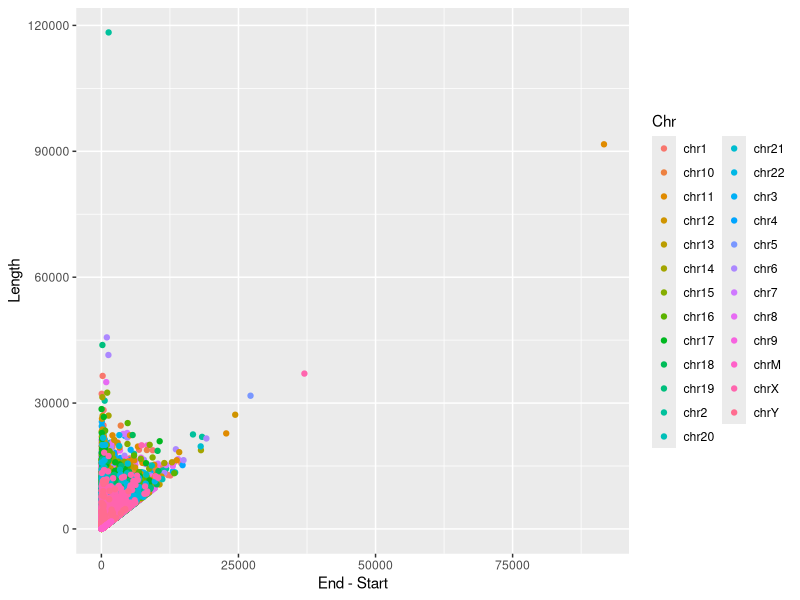
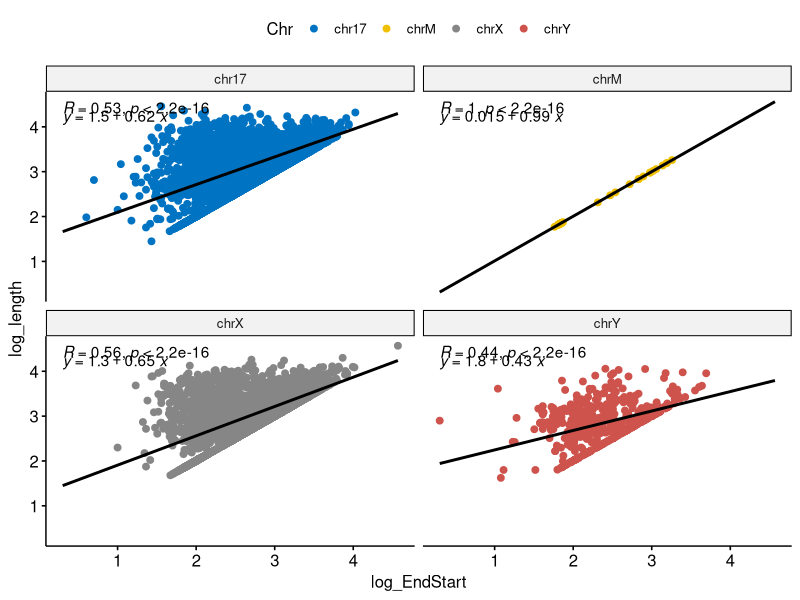
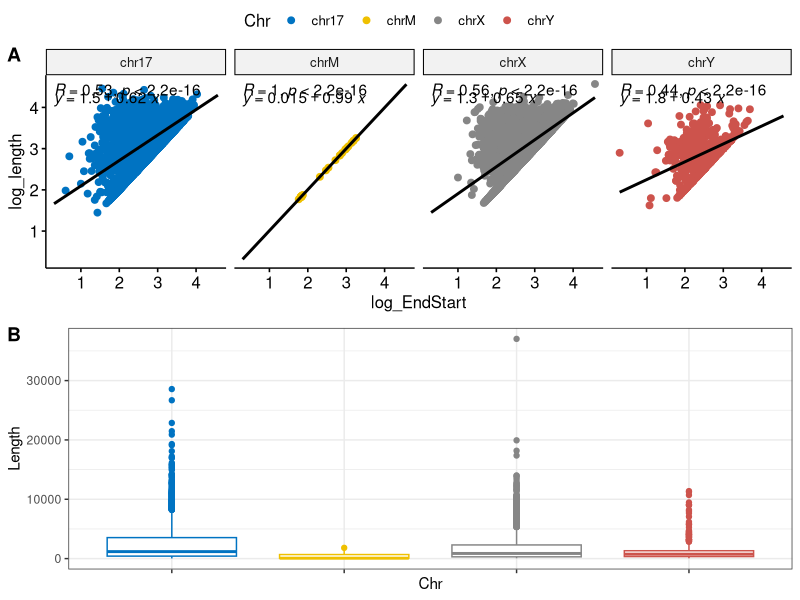
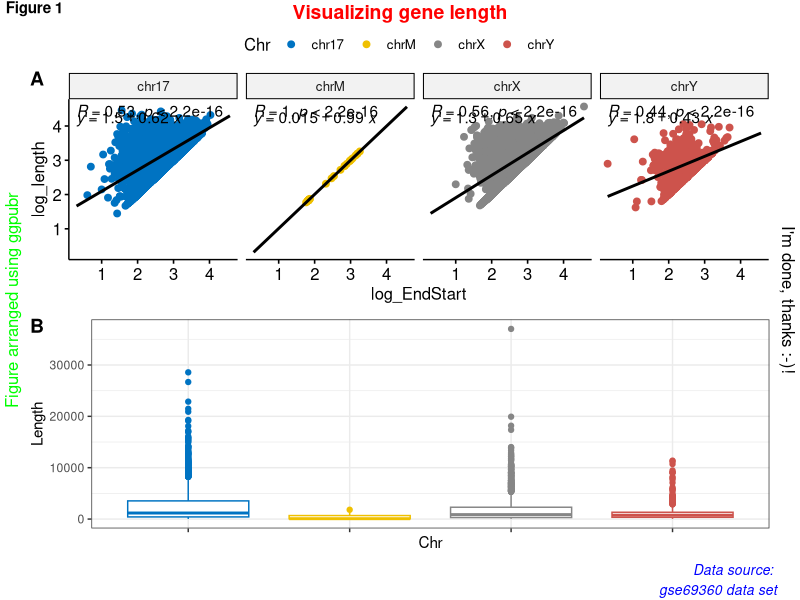
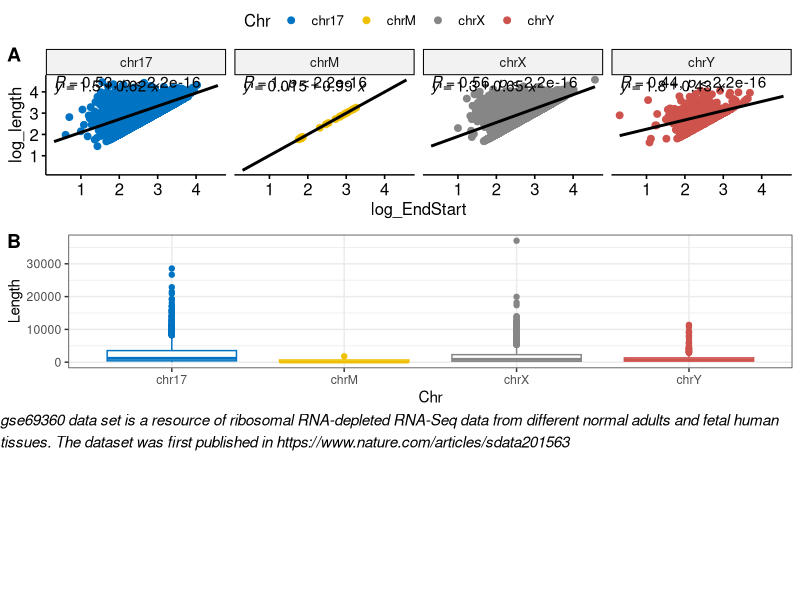
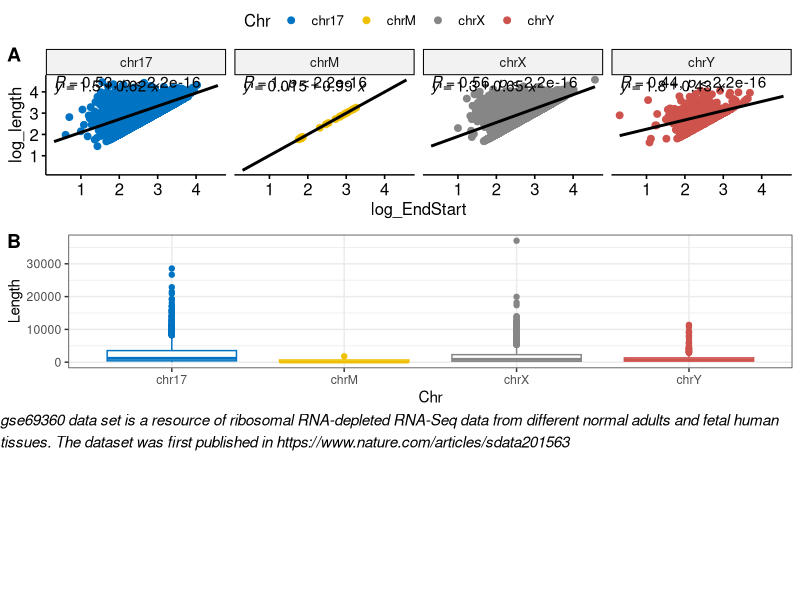

Here is the R script that generated these plots, in order: (Note: this script raises an error after producing the figures.)
## Dataviz2.0 - part4
install.packages("ggsci")
install.packages("tidyverse")
install.packages("ggpubr")
install.packages("ggrepel")
install.packages("cowplot")
install.packages("gridExtra")

library(ggsci)
library(tidyverse)
library(ggpubr)
library(ggrepel)
library(cowplot)
library(gridExtra)

#Create the data
#We'll use the plots you've already created in part3: box1, ml_scatter, scatter2

## Data Import
gene_loc <- read.table("GSE69360.gene-locations.txt",
                       header = T)

## Plotting the data
scatter <- ggplot(gene_loc, aes(x=End-Start, y=Length, group=Chr, color=Chr)) +
  geom_point()
scatter

### It is hard to visualize the entire data.
### Let's pretend we are only interested in a small set of chromosomes.
### Let's subset the data and add a few variables!

target <- c("chrX", "chrY", "chrM", "chr17")
gene_loc2 <- filter(gene_loc, Chr %in% target)

log_EndStart <- log10(gene_loc2$End-gene_loc2$Start)
log_length <- log10(gene_loc2$Length)
gene_loc2$log_length <- log_length
gene_loc2$log_EndStart <- log_EndStart
head(gene_loc2)

###################################################

##Combine boxplot and regression plot previously created
### Boxplot
box1 <- ggplot(gene_loc2, aes(x = Chr, y = Length,
                              group=Chr, color=Chr)) +
  geom_boxplot() +
  xlab("Chr")+
  theme_bw()

box1 <- box1 + scale_color_jco()+
  theme(legend.position = "none")                 # remove legend
#box1 + scale_fill_discrete(name = "Chromosome")  #rename legend

## Scatterplot + regression line
ml_scatter <- ggscatter(gene_loc2, x = "log_EndStart", y = "log_length",
                        color = "Chr", palette = "jco",
                        add = "reg.line", add.params = list(color = "black"),    # customize regression line
                        fullrange = TRUE) +
  facet_wrap(~Chr) +
  stat_cor(label.y = 4.4) +
  stat_regline_equation(label.y = 4.2)
ml_scatter

# arrange facet grid as 1x4
ml_scatter <- ml_scatter + facet_grid(cols = vars(Chr))

#Arranging boxplot and scatterplot on one page
## we’ll use the function ggarrange()[in ggpubr], which is a wrapper around the function plot_grid() [in cowplot package].
## Compared to the standard function plot_grid(), ggarange() can arrange multiple ggplots over multiple pages.
## use either

fig <- ggarrange(ml_scatter, box1 + rremove ("x.text"),
                  labels = c("A", "B"),
                  ncol =1, nrow = 2,
                 common.legend = TRUE)
fig


#Annotate the arranged figure

annotate_figure(fig,
                             top = text_grob("Visualizing gene length", color = "red", face = "bold", size = 14),  #grob -- graphical object
                             bottom = text_grob("Data source: \n gse69360 data set", color = "blue",         #customize text
                                                hjust = 1, x = 1, face = "italic", size = 10),             # horizontal justification: 0= left align, 1= right align
                             left = text_grob("Figure arranged using ggpubr", color = "green", rot = 90),   # rot = angle to rotate the text
                             right = "I'm done, thanks :-)!",
                             fig.lab = "Figure 1", fig.lab.face = "bold"
)


#Adding descriptive text
#Text to be added
text <- paste("gse69360 data set is a resource of ribosomal",
              "RNA-depleted RNA-Seq data from different normal",
              "adults and fetal human tissues. The dataset was first",
              "published in https://www.nature.com/articles/sdata201563", sep = " ")
text.p <- ggparagraph(text = text, face = "italic", size = 11, color = "black")

final_plt <- ggarrange(ml_scatter, box1, text.p + rremove ("x.text"),
                 labels = c("A", "B"),
                 ncol =1, nrow = 3,
                 common.legend = TRUE)
final_plt

#Export plot
ggsave(mean_lth_viz.pdf, width = 5, height = 5, units = "in")


# Place scatterplot together with density plot
# Scatter plot colored by groups ("Chr")
sp <- gene_loc2 %>%
  ggscatter("log_EndStart", "log_length",
            color = "Chr", palette = "jco",
            size = 1, alpha = 0.2)+
  border()
# Marginal density plot of x (top panel) and y (right panel)
xplot <- gene_loc2 %>%
  ggdensity("log_EndStart", fill = "Chr", palette = "jco")

yplot <- gene_loc2 %>%
  ggdensity("log_length", fill = "Chr", palette = "jco")+
  rotate()
# Cleaning the plots
yplot <- yplot + clean_theme()
xplot <- xplot + clean_theme()
# Arranging the plot
fig_2 <- ggarrange(xplot, NULL, sp, yplot,
          ncol = 2, nrow = 2,  align = "hv",
          widths = c(2, 1), heights = c(1, 2),
          common.legend = TRUE)

# Annotating the plot
scat_density_plt <- annotate_figure(fig_2,
                             top = text_grob("Scatter plot with marginal density", color = "red", face = "bold", size = 14),  #grob -- graphical object
                             bottom = text_grob("Data source: \n gse69360 data set", color = "blue",         #customize text
                                                hjust = 1, x = 1, face = "italic", size = 10),             # horizontal justification: 0= left align, 1= right align
                             left = text_grob("Figure arranged using ggpubr", color = "green", rot = 90),   # rot = angle to rotate the text
                             right = "I'm done, thanks :-)!",
                             fig.lab = "Figure 1", fig.lab.face = "bold"
)

scat_density_plt
ggsave(marginal_distribution.pdf, width = 5, height = 5, units = "in")

################################
#Insert a table into a plot
#Regression plot summary data with labels & confidence interval made in part 2 using code below.

a <- gene_loc %>%
  group_by(Chr) %>%
  summarize(meanLength = mean(Length), numGenes = n())
head(a)

scatter2 <- ggplot(a, aes(x = numGenes, y = meanLength)) +
  geom_point()+
  theme_bw()+
  geom_text_repel(aes(label = Chr), color="red", segment.color="blue")+
  geom_smooth(method = loess, color = "lightblue", alpha = 0.1)
scatter2


# Compute descriptive statistics by groups
stable <- gene_loc2 %>%
  desc_statby(measure.var = "Length",             #Column containing variable to be sumarized
              grps = "Chr")                       # Group
stable <- stable[, c("Chr", "length", "mean", "sd")]
# Summary table plot, medium blue theme
stable.p <- ggtexttable(stable, rows = NULL,
                        theme = ttheme("mBlue"))

# Arranging the plot
fig_3 <- ggarrange(scatter2, stable.p, text.p + rremove ("x.text"),
                   ncol =1, nrow = 3,
                   heights = c(1, 0.5, 0.2),
                   common.legend = TRUE)
fig_3

#Place the table within the plot using annotate_custom in ggplot
fig_4 <- scatter2 + annotation_custom(ggplotGrob(stable.p),
                                      xmin = 2000, ymax = 1500,
                                      xmax = 5000)

# Annotating the plot
final_scatter2 <- annotate_figure(fig_4,
                                  top = text_grob("Scatter plot with summary table", color = "red", face = "bold", size = 14),  #grob -- graphical object
                                  bottom = text_grob("Data source: \n gse69360 data set", color = "blue",         #customize text
                                                     hjust = 1, x = 1, face = "italic", size = 10),             # horizontal justification: 0= left align, 1= right align
                                  left = text_grob("Figure arranged using ggpubr", color = "green", rot = 90),   # rot = angle to rotate the text
                                  right = "I'm done, thanks :-)!",
                                  fig.lab = "Figure 1", fig.lab.face = "bold"
)

final_scatter2

#Export plot
ggsave(mean_length.pdf, width = 5, height = 5, units = "in")


##References
# http://www.sthda.com/english/articles/24-ggpubr-publication-ready-plots/78-perfect-scatter-plots-with-correlation-and-marginal-histograms/
# http://www.sthda.com/english/articles/24-ggpubr-publication-ready-plots/81-ggplot2-easy-way-to-mix-multiple-graphs-on-the-same-page/#change-columnrow-span-of-a-plot
# http://www.sthda.com/english/articles/24-ggpubr-publication-ready-plots/77-facilitating-exploratory-data-visualization-application-to-tcga-genomic-data/
# http://www.sthda.com/english/wiki/be-awesome-in-ggplot2-a-practical-guide-to-be-highly-effective-r-software-and-data-visualization#blog-posts
